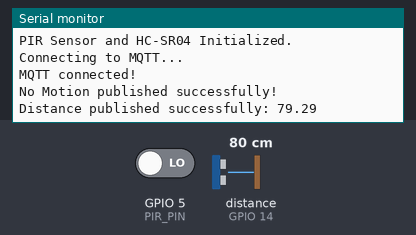
Recording of a sketch running on a simulated ESP8266 (NodeMCU). Parts: the last lines printed to the serial monitor. Wiring (inferred from the names in the program): ultrasonic range finder: trigger GPIO 12; echo GPIO 14. The inputs (shaded band) are chosen by the test bench; at power-on: GPIO 5 (PIR_PIN) LOW, distance to the obstacle (sensor on GPIO 14) 80 cm. The echo pulse lasts 58.3 µs per cm; WiFi joins after 1.5 s; servers stay silent unless stated; no MQTT or app messages arrive unless stated.

Above: at 2.7 s.
2.8 s: GPIO 5 (PIR_PIN) driven HIGH
7.0 s: distance to the obstacle (sensor on GPIO 14) set to 2 cm
At 9.1 s:
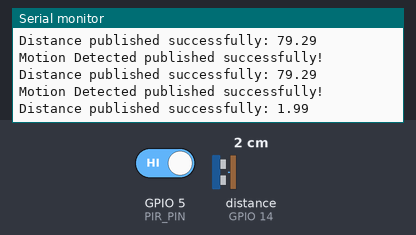
9.7 s: distance to the obstacle (sensor on GPIO 14) set to 4 cm
At 9.7 s:
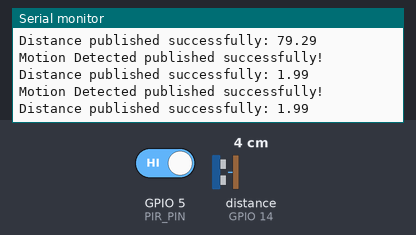
Timing chart, 0 to 12.7 s (numbered marks = the images above; inputs shaded):
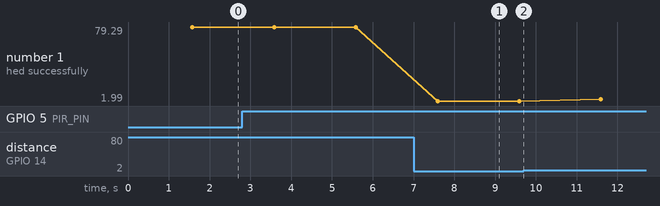

The sketch:

ESP_PIR_HC.ino
```cpp
#include <ESP8266WiFi.h>          // For ESP8266
#include <PubSubClient.h>         // MQTT library

// WiFi and MQTT broker settings
const char* ssid = "Sami";
const char* password = "123456789";
const char* mqtt_server = "192.168.59.157";   // Use your MQTT broker IP address or hostname
const int mqtt_port = 1883;

// Create a WiFi and MQTT client instance
WiFiClient espClient;
PubSubClient client(espClient);

// PIR motion sensor settings
#define PIR_PIN 5                 // PIR sensor connected to GPIO5 (D1 on NodeMCU)
int pirState = LOW; // Initial state: no motion detected

// HC-SR04 sensor settings
#define TRIG_PIN 12               // HC-SR04 Trigger connected to GPIO12 (D6 on NodeMCU)
#define ECHO_PIN 14               // HC-SR04 Echo connected to GPIO14 (D5 on NodeMCU)

// MQTT topics
const char* motion_topic = "greenhouse/motion";        // Topic to send motion detection status
const char* distance_topic = "greenhouse/distance";    // Topic to send distance readings

void setup_wifi() {
  delay(10);
  Serial.println("Connecting to WiFi...");
  WiFi.begin(ssid, password);

  while (WiFi.status() != WL_CONNECTED) {
    delay(500);
    Serial.print(".");
  }
  Serial.println("\nWiFi connected!");
  Serial.print("ESP IP Address: ");
  Serial.println(WiFi.localIP());
}

void reconnect() {
  while (!client.connected()) {
    Serial.println("Connecting to MQTT...");
    if (client.connect("ESP8266Client")) {  // Provide a unique client ID
      Serial.println("MQTT connected!");
    } else {
      Serial.print("Failed, rc=");
      Serial.print(client.state());
      Serial.println(" trying again in 5 seconds");
      delay(5000);
    }
  }
}

void setup() {
  Serial.begin(115200);
  setup_wifi();
  client.setServer(mqtt_server, mqtt_port);

  pinMode(PIR_PIN, INPUT);        // Initialize PIR pin as input
  pinMode(TRIG_PIN, OUTPUT);      // Initialize HC-SR04 Trigger as output
  pinMode(ECHO_PIN, INPUT);       // Initialize HC-SR04 Echo as input

  Serial.println("PIR Sensor and HC-SR04 Initialized.");
}

void loop() {
  if (!client.connected()) {
    reconnect();
  }
  client.loop();  // Process incoming MQTT messages (if any)

  // PIR motion detection
  int pirState = digitalRead(PIR_PIN);  // Read the PIR sensor state
  if (pirState == HIGH) {
    if (client.publish(motion_topic, "Motion Detected")) {
      Serial.println("Motion Detected published successfully!");
    } else {
      Serial.println("Failed to publish motion detection status.");
    }
  } else {
    if (client.publish(motion_topic, "No Motion")) {
      Serial.println("No Motion published successfully!");
    } else {
      Serial.println("Failed to publish motion detection status.");
    }
  }

  // HC-SR04 distance measurement
  digitalWrite(TRIG_PIN, LOW);
  delayMicroseconds(2);
  digitalWrite(TRIG_PIN, HIGH);
  delayMicroseconds(10);
  digitalWrite(TRIG_PIN, LOW);

  long duration = pulseIn(ECHO_PIN, HIGH);  // Measure the pulse duration
  float distance = (duration * 0.034) / 2; // Convert to distance in cm

  // Publish distance reading to MQTT
  char distanceString[8];
  dtostrf(distance, 1, 2, distanceString);  // Convert float to string
  if (client.publish(distance_topic, distanceString)) {
    Serial.print("Distance published successfully: ");
    Serial.println(distanceString);
  } else {
    Serial.println("Failed to publish distance.");
  }

  delay(2000);  // Delay to control the frequency of readings
}
```

Measured:
- after the input at 7.0 s, the serial monitor: prints a new line after 0.59 s (image 1)
- plotted number 1: 79.29 → 1.99 after the input at 7.0 s, 1.99 → 3.98 after the input at 9.7 s
